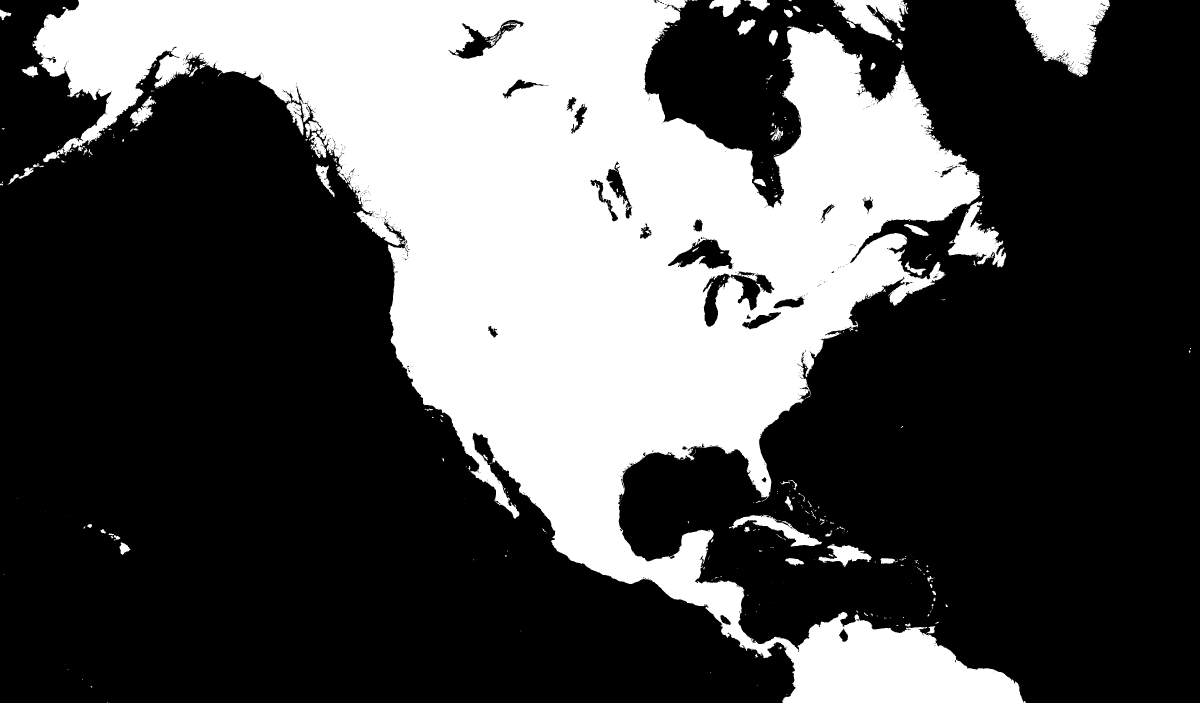
#> input picture wxmap/land_wide.png, 3600 x 2108 px (shown at 1/3 size)
$ python -i build.py   (imports and definitions only)
#> lines starting #> are read from the running program, lines starting #| are printed output that depends on the picture; after the words box and inside, x2 and y2 are one past the last pixel; in counts of white or black regions, pixels touching at a corner belong together
#> further down, picture is the input picture: PIL image 3600x2108 1; 31.9% white; 406 white regions (260 under 20 px), largest, box (x1, y1, x2, y2) and area: (97, 0, 3071, 2108) 2307093, (3043, 0, 3330, 231) 39525, (2843, 604, 3019, 802) 14432
"""Fetch NWS / SPC / NOAA data and render map layers for the Tempo Radar page.

Run:  <venv>/bin/python build.py
Writes everything into ./data next to this file.
"""
import concurrent.futures as cf
import base64
import csv
import gzip
import datetime as dt
import io
import json
import math
import os
import re
import time
import urllib.error
import urllib.request

import eccodes
import numpy as np
from PIL import Image, ImageFilter

import forecast
import global_build

HERE = os.path.dirname(os.path.abspath(__file__))
OUT = os.path.join(HERE, "data")
UA = "Tempo Radar map builder (personal, non-commercial)"

# Web Mercator frame shared by every raster and the page's projection.
R = 6378137.0
# Lon -134..-58, lat 20..54: the HRRR's whole domain, so model layers continue into Canada, Mexico and offshore.
X0, X1, Y0, Y1 = -14916811.766, -6456530.466, 2273030.927, 7170156.294
W, H = 1773, 1026         # model rasters
RW, RH = 2533, 1466       # radar frames
PROBE = 5                 # probe grid downsample factor
PW, PH = W // PROBE, H // PROBE

RADAR_FRAMES = 12         # most recent hour at 5 min
HRRR_HOURS = 19           # cycle length; only hours valid now or later are used


# [96 lines left out: functions get, save, build_alerts, build_spc, build_reports, build_metars and 1 more, not called in this run]


# ---------------------------------------------------------------- radar
def wms_bbox():
    return f"{X0:.0f},{Y0:.0f},{X1:.0f},{Y1:.0f}"


# [17 lines left out: function build_radar, not called in this run]


SAT_FRAMES = 5  # last hour at 15-min cadence


# [105 lines left out: functions goes_times, sat_index, ir_kelvin, ramp, build_satellite, build_sat_wide, not called in this run]


# ---------------------------------------------------------------- HRRR
FIELDS = [  # (key in idx line, short name)
    ("REFC:entire atmosphere", "refc"),
    ("CAPE:surface", "sbcape"),
    ("CIN:surface", "sbcin"),
    ("CAPE:90-0 mb above ground", "mlcape"),
    ("CIN:90-0 mb above ground", "mlcin"),
    ("HLCY:1000-0 m above ground", "srh1"),
    ("HLCY:3000-0 m above ground", "srh3"),
    ("VUCSH:0-6000 m above ground", "ushr6"),
    ("VVCSH:0-6000 m above ground", "vshr6"),
    ("HGT:level of adiabatic condensation from sfc", "lcl"),
    ("MXUPHL:5000-2000 m above ground", "uh"),
    ("TMP:2 m above ground", "t2"),
    ("DPT:2 m above ground", "td2"),
    ("TCDC:entire atmosphere", "tcc"),      # cloud cover, % (for the hourly weather icons)
    ("CRAIN:surface", "crain"),             # categorical precipitation type, 0/1 each
    ("CSNOW:surface", "csnow"),
    ("CICEP:surface", "cicep"),
    ("CFRZR:surface", "cfrzr"),
]


# ---------------------------------------------------------------- WPC fronts and pressure
# WPC's Google Earth overlays: transparent PNGs on a lat/lon grid with isobars, fronts and H/L centers.
# Only the forecast charts are used: the analysis chart also carries every station plot, which is unreadable here.
WPC_URL = "https://www.wpc.ncep.noaa.gov/kml/conus_png/"
WPC_BOX = (-130.08, -64.06, 14.88, 58.79)   # west, east, south, north (from the KML LatLonBox)
WPC_FRAMES = ([(f"9{c}f_trans_CED", "hr", h) for c, h in zip("12345689", (6, 12, 18, 24, 30, 36, 48, 60))] +
              [(f"9{c}h_trans_CED", "day", d) for c, d in zip("jklmn", (3, 4, 5, 6, 7))])
WPC_H = 900  # output height; width follows the Mercator aspect


# [4 lines left out: function wpc_valid, not called in this run]


def wpc_style(img):
    """Keep WPC's fronts, troughs and high/low letters, recolored for the dark map. Its isobars are dropped:
    the page draws its own smooth, labeled isobars from the GFS."""
    a = np.asarray(img.convert("RGBA")).copy()
    h, w = a.shape[:2]
#> h = 2108; w = 3600
    sy, sx = h / 931, w / 1400
#> sy = 2.26; sx = 2.57
    a[int(770 * sy):, :int(430 * sx), 3] = 0          # issued/valid label box
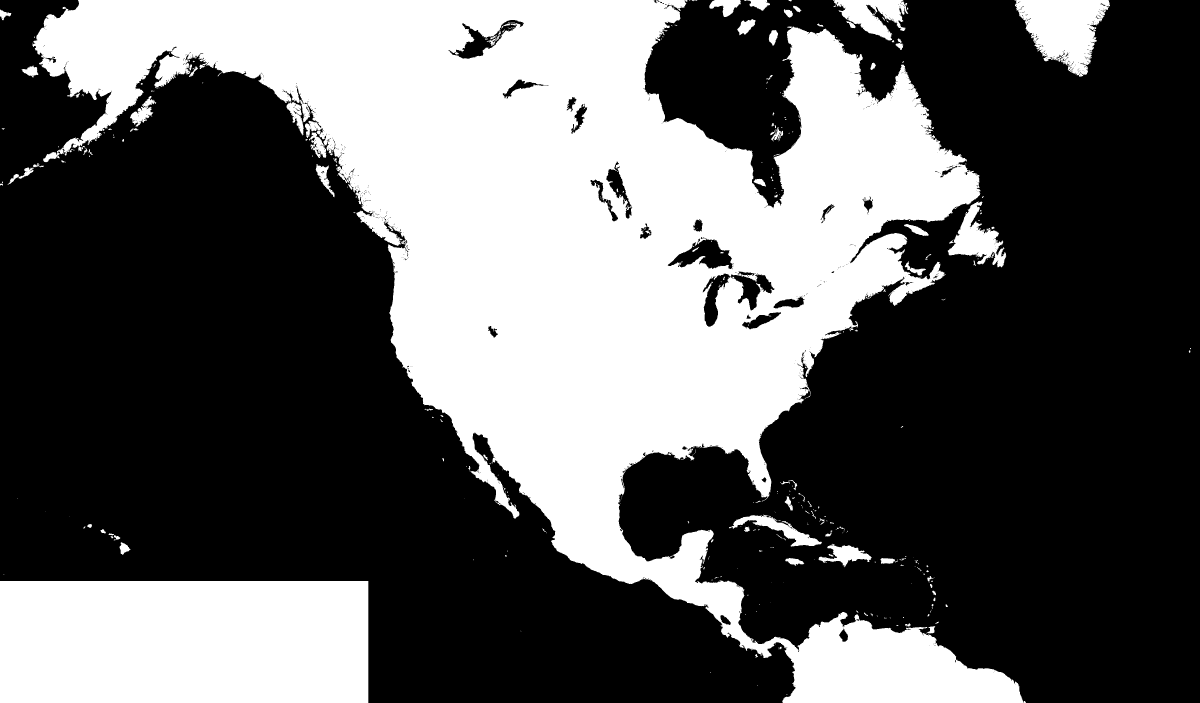
#> a: shape (2108, 3600, 4) (shown at 1/3 size); mean R, G, B, A 81.3, 81.3, 81.3, 241.4; transparent parts drawn white
    a[int(800 * sy):, int(1260 * sx):, 3] = 0         # NOAA logo
    r, g, b = (a[..., i].astype(int) for i in range(3))
    on = a[..., 3] > 0
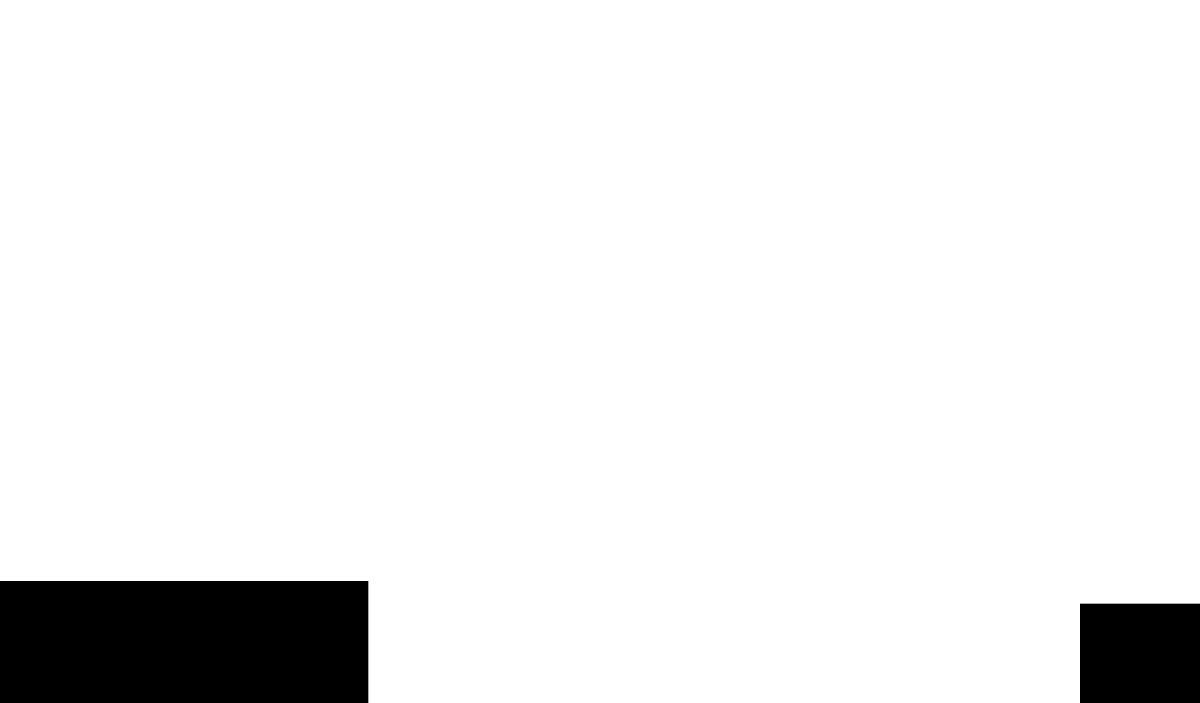
#> on: shape (2108, 3600) bool (shown at 1/3 size); 93.3% white; 2 black regions, box (x1, y1, x2, y2) and area: (0, 1743, 1105, 2108) 403325, (3240, 1811, 3600, 2108) 106920
    a[on & (r > 200) & (g > 150) & (b > 140), 3] = 0  # faint label text
    a[on & (g > 150) & (r < 120) & (b < 120), 3] = 0  # isobars, their labels, and the tropical disclaimer
    a[on & (b > 150) & (r < 90) & (g < 120), :3] = (96, 172, 255)    # highs and cold fronts
    a[on & (r > 180) & (g < 90) & (b < 90), :3] = (255, 96, 96)      # lows and warm fronts
    out = Image.fromarray(a, "RGBA")
    halo = out.getchannel("A").filter(ImageFilter.MaxFilter(3))
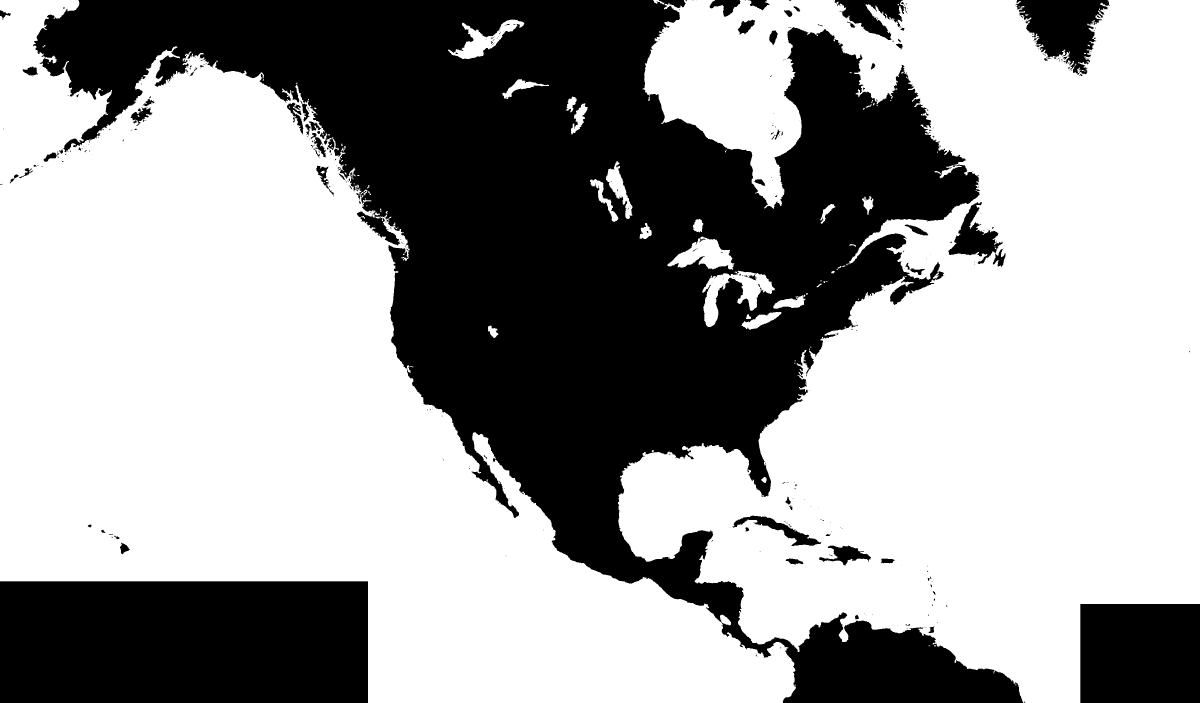
#> halo: PIL image 3600x2108 L (shown at 1/3 size); 62.3% white; 374 black regions (285 under 20 px), largest, box (x1, y1, x2, y2) and area: (99, 0, 3070, 2108) 2260562, (0, 1744, 1104, 2108) 401856, (3241, 1812, 3600, 2108) 106264
    base = Image.new("RGBA", out.size, (8, 14, 22, 0))
    base.putalpha(halo.point(lambda v: int(v * .8)))
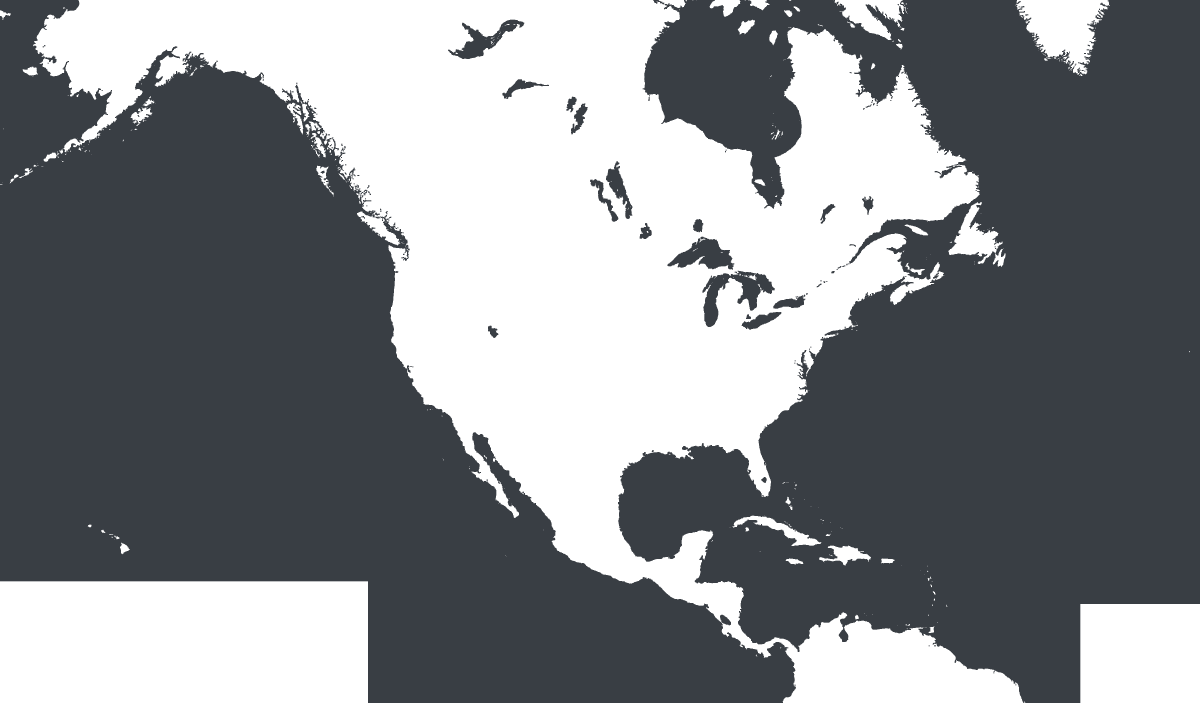
#> base: PIL image 3600x2108 RGBA (shown at 1/3 size); mean R, G, B, A 8, 14, 22, 127.1; transparent parts drawn white
    base.alpha_composite(out)
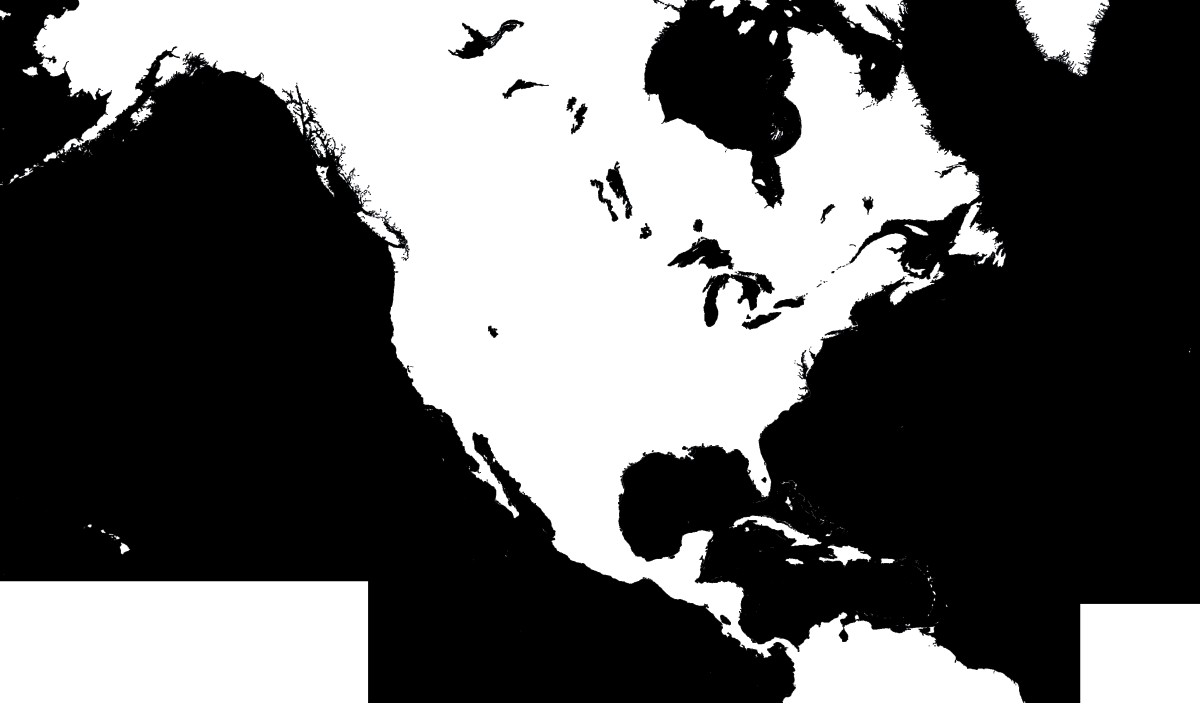
#> base: PIL image 3600x2108 RGBA (shown at 1/3 size); mean R, G, B, A 3.1, 5.4, 8.5, 158.4; transparent parts drawn white
    return base


# [37 lines left out: functions wpc_reproject, build_wpc, not called in this run]


# ---------------------------------------------------------------- GFS winds and sea temperatures
# Same box as the wide basemap (data/base/terrain_wide.json), so both layers reach the open ocean.
GFS_BOX = (-170, -30, 2, 64)          # west, east, south, north
GFS_STEP = 2                          # keep every 2nd 0.25-degree point: 0.5-degree wind grid
WIND_SCALE = 0.5                      # m/s per stored unit (int8)
WIND_HOURS = 48


# [38 lines left out: functions gfs_url, gfs_fields, latest_gfs_cycle, not called in this run]


def b64gz(a):
    return base64.b64encode(gzip.compress(a.tobytes(), 9)).decode()


# [28 lines left out: function build_wind, not called in this run]


SST_SCALE = [(28, "#3b1c8c"), (36, "#2c3fbf"), (44, "#1f78d1"), (50, "#20a4c8"), (56, "#2bbf9c"),
             (62, "#6ccf5a"), (68, "#c6d84a"), (72, "#f2c443"), (76, "#f59a35"), (80, "#ea6a2e"),
             (84, "#d63a3a"), (88, "#b0206a"), (92, "#e07ad8")]


# [65 lines left out: functions fill_nan, build_sst, smooth, not called in this run]


CONTOUR_PARAMS = "var_PRMSL=on&var_HGT=on&lev_mean_sea_level=on&lev_250_mb=on&lev_500_mb=on&lev_750_mb=on"


# [153 lines left out: functions build_contours, build_gfs, latest_hrrr_cycle, fetch_hrrr_fields, lcc_index, derive and 1 more, not called in this run]


def hx(s):
    return tuple(int(s[i:i + 2], 16) for i in (1, 3, 5))


# Each scale: list of (lower bound, hex). Values below the first bound are transparent.
SCALES = {
    "refc": [(5, "#04e9e7"), (10, "#019ff4"), (15, "#0300f4"), (20, "#02fd02"), (25, "#01c501"),
             (30, "#008e00"), (35, "#fdf802"), (40, "#e5bc00"), (45, "#fd9500"), (50, "#fd0000"),
             (55, "#d40000"), (60, "#bc0000"), (65, "#f800fd"), (70, "#9854c6"), (75, "#fdfdfd")],
    "stp": [(0.25, "#5e6b7a"), (0.5, "#8fa1b3"), (1, "#f2e15b"), (2, "#f5a623"), (3, "#e8452c"),
            (4, "#c2185b"), (6, "#9c27b0"), (8, "#5e35b1"), (10, "#e1bee7")],
    "mlcape": [(100, "#3b5b7a"), (250, "#3f7fb0"), (500, "#4fb3a9"), (1000, "#8bcf5c"), (1500, "#e8d84a"),
               (2000, "#f2a23a"), (2500, "#e8692c"), (3000, "#d1362f"), (4000, "#a31a5c"), (5000, "#e7a6e0")],
    "sbcape": None,  # reuses mlcape
    "srh1": [(50, "#3e5872"), (100, "#4f8fc0"), (150, "#56b6a0"), (200, "#9ccc5a"), (250, "#ecd54a"),
             (300, "#f39a36"), (400, "#e2482d"), (500, "#b21e5a"), (600, "#e2a2e8")],
    "srh3": [(100, "#3e5872"), (150, "#4f8fc0"), (200, "#56b6a0"), (250, "#9ccc5a"), (300, "#ecd54a"),
             (400, "#f39a36"), (500, "#e2482d"), (600, "#b21e5a"), (800, "#e2a2e8")],
    "shr6": [(20, "#3e5872"), (30, "#4f8fc0"), (40, "#56b6a0"), (50, "#9ccc5a"), (60, "#ecd54a"),
             (70, "#f39a36"), (80, "#e2482d"), (90, "#b21e5a")],
    "uh": [(25, "#6f8db0"), (50, "#9ccc5a"), (75, "#ecd54a"), (100, "#f39a36"), (150, "#e2482d"),
           (200, "#b21e5a"), (300, "#f0b2f2")],
    "t2": [(-20, "#e3d9f2"), (0, "#9d7ccf"), (10, "#5a5fc7"), (20, "#3a8fd6"), (32, "#5bc0de"), (40, "#4fb38a"),
           (50, "#8ccb4f"), (60, "#e3d34a"), (70, "#f2a23a"), (80, "#e5622c"), (90, "#c42a2a"), (100, "#8e1a3f")],
    "td2": [(0, "#8a6a4a"), (20, "#a88a5c"), (30, "#c7b083"), (40, "#9ccc8a"), (50, "#4fb36a"), (55, "#2f9a55"),
            (60, "#2f8a8a"), (65, "#2a6fb0"), (70, "#4a4fc0"), (75, "#7a3fb8")],
}
SCALES["sbcape"] = SCALES["mlcape"]
OPAQUE = {"t2", "td2"}  # continuous fields shown everywhere
PROBE_SCALE = {"refc": 10, "stp": 100, "mlcape": 1, "sbcape": 1, "srh1": 1, "srh3": 1, "shr6": 10,
               "uh": 1, "mlcin": 1, "t2": 10, "td2": 10}
LAYERS = list(PROBE_SCALE.keys())
RASTER = [k for k in LAYERS if k in SCALES]


# [122 lines left out: functions colorize, build_hrrr, main, not called in this run]


# [2 lines not run here, left out]

>>> from PIL import Image
>>> picture = Image.open('land_wide.png')
>>> result = wpc_style(picture)
